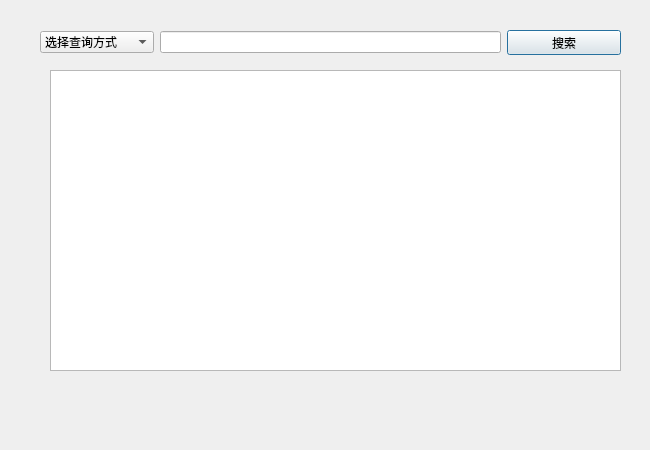
<?xml version="1.0" encoding="UTF-8"?>
<ui version="4.0">
 <class>QueryStu</class>
 <widget class="QDialog" name="QueryStu">
  <property name="geometry">
   <rect>
    <x>0</x>
    <y>0</y>
    <width>650</width>
    <height>450</height>
   </rect>
  </property>
  <property name="windowTitle">
   <string>Dialog</string>
  </property>
  <widget class="QTableView" name="tableView">
   <property name="geometry">
    <rect>
     <x>50</x>
     <y>70</y>
     <width>571</width>
     <height>301</height>
    </rect>
   </property>
  </widget>
  <widget class="QWidget" name="">
   <property name="geometry">
    <rect>
     <x>40</x>
     <y>30</y>
     <width>581</width>
     <height>25</height>
    </rect>
   </property>
   <layout class="QHBoxLayout" name="horizontalLayout" stretch="2,6,2">
    <item>
     <widget class="QComboBox" name="cbb_method">
      <item>
       <property name="text">
        <string>选择查询方式</string>
       </property>
      </item>
      <item>
       <property name="text">
        <string>按姓名</string>
       </property>
      </item>
      <item>
       <property name="text">
        <string>按学号</string>
       </property>
      </item>
      <item>
       <property name="text">
        <string>按学院</string>
       </property>
      </item>
     </widget>
    </item>
    <item>
     <widget class="QLineEdit" name="le_cnt"/>
    </item>
    <item>
     <widget class="QPushButton" name="btn_search">
      <property name="text">
       <string>搜索</string>
      </property>
     </widget>
    </item>
   </layout>
  </widget>
 </widget>
 <resources/>
 <connections/>
</ui>
